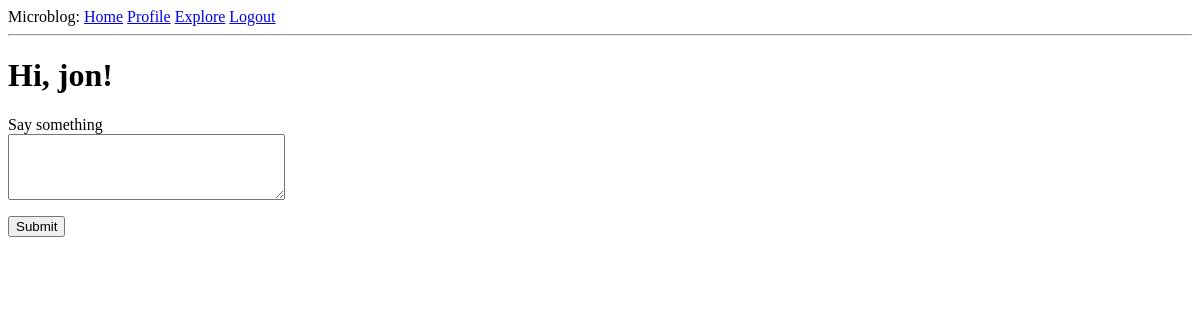
The app's page /index (signed in), older data.
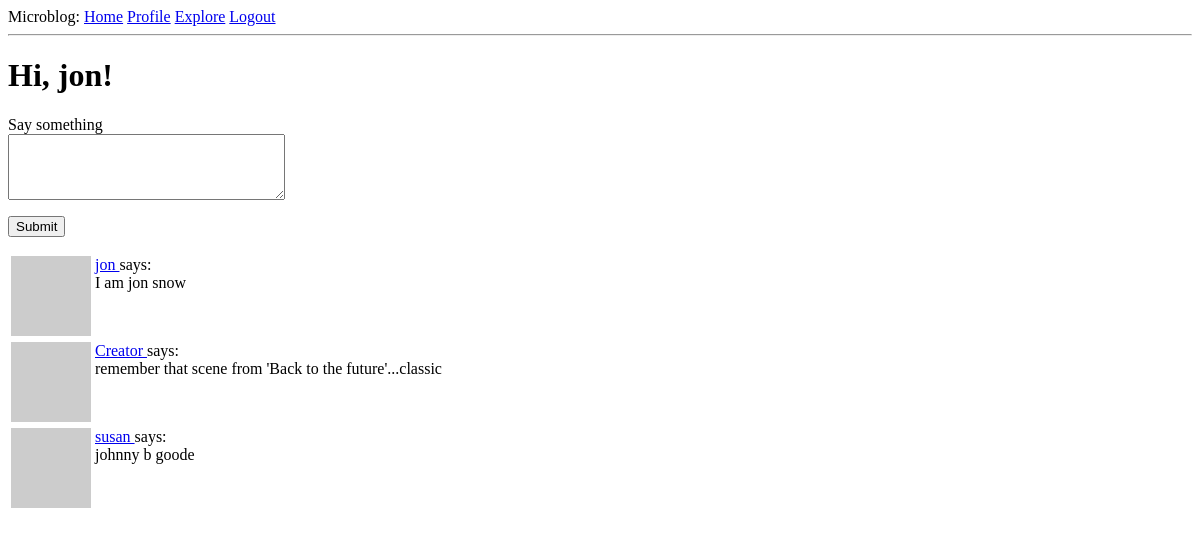
The same page, newer data.
### app/models.py (models this page shows, shortened)
class User(UserMixin, db.Model):
    id = db.Column(db.Integer, primary_key = True)
    username = db.Column(db.String(64), index=True, unique=True)
    email = db.Column(db.String(128), index=True, unique=True)
    password_hash = db.Column(db.String(128))
    posts = db.relationship('Post', backref='author', lazy='dynamic')
    about_me = db.Column(db.String(140))
    last_seen = db.Column(db.DateTime, default=datetime.utcnow)
    def avatar(self, size):
        digest = md5(self.email.lower().encode('utf-8')).hexdigest()
        return 'https://www.gravatar.com/avatar/{}?d=identicon&s={}'.format(
            digest, size
        )
    followed = db.relationship(
        'User', secondary=followers,
        primaryjoin = (followers.c.follower_id == id),
        secondaryjoin = (followers.c.followed_id == id),
        backref=db.backref('followers', lazy='dynamic'), lazy='dynamic')
    def followed_posts(self):
        followed = Post.query.join(
            followers, (followers.c.followed_id == Post.user_id)).filter(
                followers.c.follower_id == self.id)
        own = Post.query.filter_by(user_id=self.id)
        return followed.union(own).order_by(Post.timestamp.desc())

class Post(db.Model):
    id = db.Column(db.Integer, primary_key = True)
    body = db.Column(db.String(140))
    timestamp = db.Column(db.DateTime, index = True, default= datetime.utcnow)
    user_id = db.Column(db.Integer, db.ForeignKey('user.id'))

### app/routes.py (the view)
@app.route("/", methods=['GET', 'POST'])
@app.route("/index", methods=['GET', 'POST'])
@login_required
def index():
    form = PostForm()
    if form.validate_on_submit():
        post = Post(body=form.post.data, author=current_user)
        db.session.add(post)
        db.session.commit()
        flash('Your post is now live!')
        return redirect(url_for('index'))
    page = request.args.get('page', 1, type=int)
    posts = current_user.followed_posts().paginate(
        page=page, per_page=app.config['POSTS_PER_PAGE'], error_out=False)
    next_url = url_for('index', page=posts.next_num) \
        if posts.has_next else None
    prev_url = url_for('index', page=posts.next_num) \
        if posts.has_prev else None
    return render_template('index.html', title='Home', form=form, posts=posts.items,
                           next_url=next_url, prev_url=prev_url)

### app/forms.py
class PostForm(FlaskForm):
    post = TextAreaField('Say something', validators=[DataRequired(), Length(min=1, max=140)])
    submit = SubmitField("Submit")

### app/models.py (called while the page is built)
@login.user_loader
def load_user(id):
    return User.query.get(int(id))

### app/routes.py (called while the page is built)
@app.before_request
def before_request():
    if current_user.is_authenticated:
        current_user.last_seen = datetime.utcnow()
        db.session.commit()

### app/templates/index.html (shortened to what this page needs)
{% extends "base.html" %}
{% block content %}
    <h1>Hi, {{ current_user.username }}!</h1>
    {% if form %}
    <form action="" method="post">
        <p>
            {{ form.post.label }}<br>
            {{ form.post(cols=32, rows=4) }}<br>
        </p>
        <p>{{ form.submit() }}</p>
    </form>
    {% endif %}
        {% for post in posts %}
            {% include '_post.html' %}
        {% endfor %}
{% endblock %}

### app/templates/base.html (shortened to what this page needs)
<html>
    <head>
    </head>
    <body>
        <div>
            Microblog:
            <a href="{{ url_for('index') }}">Home</a>
            {% if current_user.is_anonymous %}
            <a href="{{ url_for('login') }}">Login</a>
            {% else %}
            <a href="{{ url_for('user', username=current_user.username) }}">Profile</a>
            <a href="{{ url_for('explore') }}">Explore</a>
            <a href="{{ url_for('logout') }}">Logout</a>
            {% endif %}
        </div>
        <hr>
        {% block content %}{% endblock %}
    </body>
</html>

### app/templates/_post.html
<table>
    <tr valign="top">
        <td>
            <img src="{{ post.author.avatar(36) }}">
        </td>
        <td>
            <a href="{{ url_for('user', username=post.author.username) }}">
                {{ post.author.username }}
            </a>
            says:<br>{{ post.body }}
        </td>
    </tr>
</table>

Row changes from the older to the newer data that the page shows:
added Post: author.username "jon", body "I am jon snow"
added Post: author.username "Creator", body "remember that scene from 'Back to the future'...classic"
added Post: author.username "susan", body "johnny b goode"
